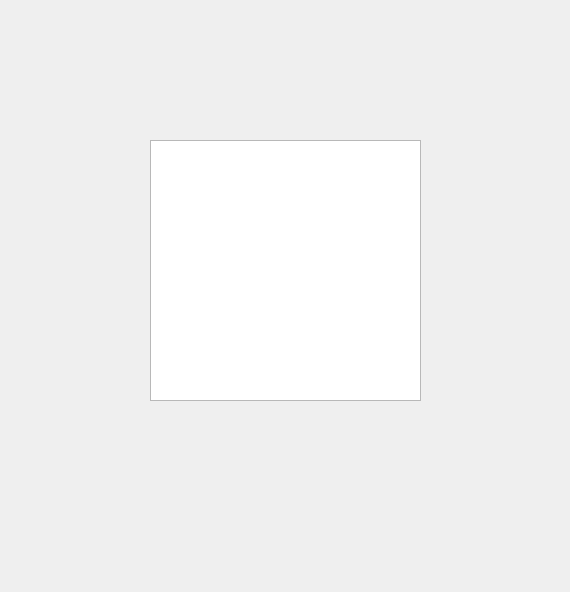
<?xml version="1.0" encoding="UTF-8"?>
<ui version="4.0">
 <class>Form</class>
 <widget class="QWidget" name="Form">
  <property name="geometry">
   <rect>
    <x>0</x>
    <y>0</y>
    <width>570</width>
    <height>592</height>
   </rect>
  </property>
  <property name="windowTitle">
   <string>Form</string>
  </property>
  <widget class="QTableView" name="tableView">
   <property name="geometry">
    <rect>
     <x>150</x>
     <y>140</y>
     <width>271</width>
     <height>261</height>
    </rect>
   </property>
  </widget>
 </widget>
 <resources/>
 <connections/>
</ui>
